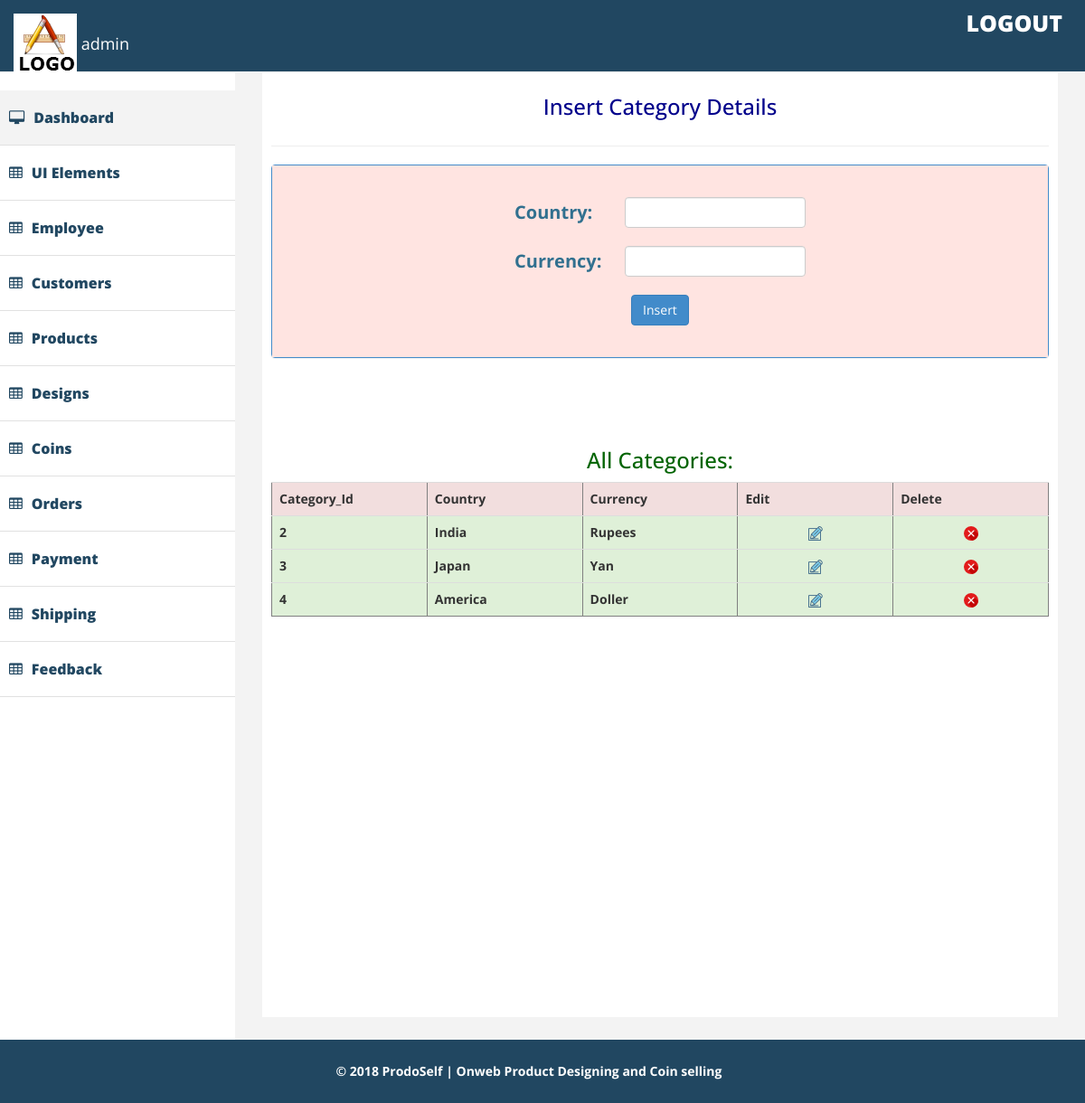
/admin/category_detail.php (signed in), run on the app's committed database.
### tables this page shows
CREATE TABLE IF NOT EXISTS `category_table` (
  `Category_id` int(10) NOT NULL AUTO_INCREMENT,
  `Country` varchar(50) NOT NULL,
  `Currency` varchar(50) NOT NULL,
  PRIMARY KEY (`Category_id`)
);

### admin/category_detail.php (the view, shortened to what this page needs)
<?php
	include 'include/db.php';
?>
<!DOCTYPE html>
<html xmlns="http://www.w3.org/1999/xhtml">
<head>
    <link href="assets/css/bootstrap.css" rel="stylesheet" />
    <link href="assets/css/font-awesome.css" rel="stylesheet" />
    <link href="assets/css/custom.css" rel="stylesheet" />
</head>
<body>
       <div id="wrapper">
		<?php
				include_once 'include/header.php';
			?>
	 	<?php
				include_once 'include/slidebar.php';
			?>
        <div id="page-wrapper" >
            <div id="page-inner">
                <div class="row">
                    <div class="col-lg-12">
                   <center>
				   <h3 style="color:#00008B">Insert Category Details</h3>
				   </center>
                    </div>
                </div>
                  <hr />
                <div class="row">
                    <div class="col-lg-12 ">
                      <div class="panel panel-primary">
					  <div class="panel-body" style="background:#FFE4E1;">
<form action="category_add.php" method="post" enctype="multipart/form-data" style="padding: 10px;color:#31708f; font-size:20px;">
		<strong ><table align="center">
	<tr>
		<td>Country: &nbsp;&nbsp;</td>
		<td><input type="text" name="r1" required="" class="form-control" /></td>
	</tr>
	<tr>
		<td>Currency:</td>
		<td><input type="text" name="r2" required="" class="form-control" /></td>
	</tr>
  	<tr></strong>
		<td colspan="2" align="center"><input type="submit" name="submit" value="Insert" class="btn btn-primary" /></td>
</form>
						</div>
						</div>
                    </div>
                    </div>
 <br><br>
   <div class="row">
                    <div class="col-lg-12">
                   <center>
				   <h3 style="color:#006400">All Categories:</h3>
				   </center>
                    </div>
                </div>
<?php
$db=mysqli_query($con,"select *from category_table order by Category_id");
  ?>
 <div class="table-responsive">
<table border="1" align="center" class="table">
  <tr class="danger">
    <th>Category_Id</th>
    <th>Country</th>
	<th>Currency</th>
	<th>Edit</th>
	<th>Delete</th>
  </tr>
  <?php
  while($row=mysqli_fetch_array($db))
  {
  ?>
  <tr class="success">
    <td><?php echo $row["Category_id"];?></td>
	<td><?php echo $row["Country"];?></td>
	<td><?php echo $row["Currency"];?></td>
		<td align="center"><a href='category_edit.php?x=<?php echo $row["Category_id"];?>'><img src="include/edit.png" /></a></td>
		<td align="center"><a href='category_delete.php?x=<?php echo $row["Category_id"];?>'><img src="include/delete.png" /></a></td>
  </tr>
  <?php
  }
   ?>
</table>
</div>
</div>
    </div>
            </div>
		<?php
				include_once 'include/footer.php';
			?>
</body>
</html>

### admin/assets/css/custom.css (style rules this page uses)
body { font-family: 'Open Sans', sans-serif; line-height:30px; }
#wrapper { width: 100%; margin-top:50px; }
#page-wrapper { padding: 15px 15px; min-height: 600px; background:#F3F3F3; }
#page-inner { width:100%; margin:10px 20px 10px 0px; background-color:#fff!important; padding:10px; min-height:1050px; }
@media (min-width:768px) { #page-wrapper { margin: 0 0 0 260px; padding: 15px 30px; min-height: 1050px; } }

### admin/category_detail.php (style rules this page uses)
td { padding:10px; }

### data on the page
category_table: Category_id "2", Country "India", Currency "Rupees"
category_table: Category_id "3", Country "Japan", Currency "Yan"
category_table: Category_id "4", Country "America", Currency "Doller"

### other printed values
$_SESSION['admin']['r1'] "admin"
